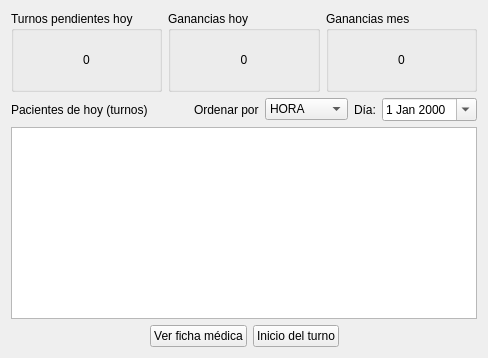
         <widget class="QWidget" name="pageInicio">
          <layout class="QVBoxLayout" name="inicioLayout">
           <item>
            <layout class="QHBoxLayout" name="kpiLayout">
             <item>
              <widget class="QGroupBox" name="groupPendientes">
               <property name="title">
                <string>Turnos pendientes hoy</string>
               </property>
               <layout class="QVBoxLayout" name="verticalLayout_3">
                <item>
                 <widget class="QLabel" name="labelPendientes">
                  <property name="minimumSize">
                   <size>
                    <width>100</width>
                    <height>40</height>
                   </size>
                  </property>
                  <property name="text">
                   <string>0</string>
                  </property>
                  <property name="alignment">
                   <set>Qt::AlignmentFlag::AlignCenter</set>
                  </property>
                 </widget>
                </item>
               </layout>
              </widget>
             </item>
             <item>
              <widget class="QGroupBox" name="groupGananciasHoy">
               <property name="title">
                <string>Ganancias hoy</string>
               </property>
               <layout class="QVBoxLayout" name="verticalLayout_4">
                <item>
                 <widget class="QLabel" name="labelGananciasHoy">
                  <property name="minimumSize">
                   <size>
                    <width>100</width>
                    <height>40</height>
                   </size>
                  </property>
                  <property name="text">
                   <string>0</string>
                  </property>
                  <property name="alignment">
                   <set>Qt::AlignmentFlag::AlignCenter</set>
                  </property>
                 </widget>
                </item>
               </layout>
              </widget>
             </item>
             <item>
              <widget class="QGroupBox" name="groupGananciasMes">
               <property name="title">
                <string>Ganancias mes</string>
               </property>
               <layout class="QVBoxLayout" name="verticalLayout_5">
                <item>
                 <widget class="QLabel" name="labelGananciasMes">
                  <property name="minimumSize">
                   <size>
                    <width>100</width>
                    <height>40</height>
                   </size>
                  </property>
                  <property name="text">
                   <string>0</string>
                  </property>
                  <property name="alignment">
                   <set>Qt::AlignmentFlag::AlignCenter</set>
                  </property>
                 </widget>
                </item>
               </layout>
              </widget>
             </item>
            </layout>
           </item>
          <item>
           <layout class="QHBoxLayout" name="inicioTopControls">
            <item>
             <widget class="QLabel" name="labelPacientesHoyInicio">
              <property name="text">
               <string>Pacientes de hoy (turnos)</string>
              </property>
             </widget>
            </item>
            <item>
             <spacer name="spacerInicioTop">
              <property name="orientation">
               <enum>Qt::Orientation::Horizontal</enum>
              </property>
              <property name="sizeHint" stdset="0">
               <size>
                <width>40</width>
                <height>20</height>
               </size>
              </property>
             </spacer>
            </item>
            <item>
             <widget class="QLabel" name="labelOrdenarInicio">
              <property name="text">
               <string>Ordenar por</string>
              </property>
             </widget>
            </item>
            <item>
             <widget class="QComboBox" name="comboOrdenInicio">
              <item><property name="text"><string>HORA</string></property></item>
              <item><property name="text"><string>NOMBRE</string></property></item>
             </widget>
            </item>
            <item>
             <widget class="QLabel" name="labelDiaInicio">
              <property name="text">
               <string>Día:</string>
              </property>
             </widget>
            </item>
            <item>
             <widget class="QDateEdit" name="dateEditInicio">
              <property name="calendarPopup"><bool>true</bool></property>
             </widget>
            </item>
           </layout>
          </item>
          <item>
           <widget class="QTableWidget" name="tableInicioTurnos"/>
          </item>
          <item>
           <layout class="QHBoxLayout" name="inicioActions">
            <item>
             <spacer name="spacerInicioActionsLeft">
              <property name="orientation">
               <enum>Qt::Orientation::Horizontal</enum>
              </property>
              <property name="sizeHint" stdset="0">
               <size>
                <width>40</width>
                <height>20</height>
               </size>
              </property>
             </spacer>
            </item>
            <item>
             <widget class="QPushButton" name="btnVerFichaInicio">
              <property name="text"><string>Ver ficha médica</string></property>
             </widget>
            </item>
            <item>
             <widget class="QPushButton" name="btnInicioTurnoInicio">
              <property name="text"><string>Inicio del turno</string></property>
             </widget>
            </item>
            <item>
             <spacer name="spacerInicioActionsRight">
              <property name="orientation">
               <enum>Qt::Orientation::Horizontal</enum>
              </property>
              <property name="sizeHint" stdset="0">
               <size>
                <width>40</width>
                <height>20</height>
               </size>
              </property>
             </spacer>
            </item>
           </layout>
          </item>
          </layout>
         </widget>
